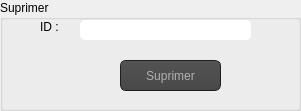
  <widget class="QGroupBox" name="groupBox">
   <property name="geometry">
    <rect>
     <x>40</x>
     <y>400</y>
     <width>301</width>
     <height>111</height>
    </rect>
   </property>
   <property name="title">
    <string>Suprimer</string>
   </property>
   <widget class="QLabel" name="label_7">
    <property name="geometry">
     <rect>
      <x>40</x>
      <y>20</y>
      <width>47</width>
      <height>14</height>
     </rect>
    </property>
    <property name="text">
     <string>ID :</string>
    </property>
   </widget>
   <widget class="QLineEdit" name="lineEdit_id_delete">
    <property name="geometry">
     <rect>
      <x>80</x>
      <y>20</y>
      <width>171</width>
      <height>20</height>
     </rect>
    </property>
    <property name="styleSheet">
     <string notr="true">QLineEdit{
    background-color: white;
    box-shadow: 2px 0.5px 5px 1px inset black;
    border-radius: 5px;
    width: 70%;
    padding-right: 10px;
    padding-left: 10px;
    text-align: left;
    color: #000;
    font-size:inherit;
    font-family: Arial, Helvetica, sans-serif;  
    font-weight:normal;
    font-variant:normal;
}
QLineEdit::hover{  color: black ;
background-color:orange;}
QLineEdit::focus{  color: black ;
background-color:white;}</string>
    </property>
   </widget>
   <widget class="QPushButton" name="pushButton_supprimer">
    <property name="geometry">
     <rect>
      <x>120</x>
      <y>60</y>
      <width>101</width>
      <height>31</height>
     </rect>
    </property>
    <property name="styleSheet">
     <string notr="true">QToolTip
{
     border: 1px solid black;
     background-color: #ffa02f;
     padding: 1px;
     border-radius: 3px;
     opacity: 100;
}

QWidget
{
    color: #b1b1b1;
    background-color: #323232;
}

QWidget:item:hover
{
    background-color: QLinearGradient( x1: 0, y1: 0, x2: 0, y2: 1, stop: 0 #ffa02f, stop: 1 #ca0619);
    color: #000000;
}

QWidget:item:selected
{
    background-color: QLinearGradient( x1: 0, y1: 0, x2: 0, y2: 1, stop: 0 #ffa02f, stop: 1 #d7801a);
}

QMenuBar::item
{
    background: transparent;
}

QMenuBar::item:selected
{
    background: transparent;
    border: 1px solid #ffaa00;
}

QMenuBar::item:pressed
{
    background: #444;
    border: 1px solid #000;
    background-color: QLinearGradient(
        x1:0, y1:0,
        x2:0, y2:1,
        stop:1 #212121,
        stop:0.4 #343434/*,
        stop:0.2 #343434,
        stop:0.1 #ffaa00*/
    );
    margin-bottom:-1px;
    padding-bottom:1px;
}

QMenu
{
    border: 1px solid #000;
}

QMenu::item
{
    padding: 2px 20px 2px 20px;
}

QMenu::item:selected
{
    color: #000000;
}

QWidget:disabled
{
    color: #404040;
    background-color: #323232;
}

QAbstractItemView
{
    background-color: QLinearGradient( x1: 0, y1: 0, x2: 0, y2: 1, stop: 0 #4d4d4d, stop: 0.1 #646464, stop: 1 #5d5d5d);
}

QWidget:focus
{
    /*border: 2px solid QLinearGradient( x1: 0, y1: 0, x2: 0, y2: 1, stop: 0 #ffa02f, stop: 1 #d7801a);*/
}

QLineEdit
{
    background-color: QLinearGradient( x1: 0, y1: 0, x2: 0, y2: 1, stop: 0 #4d4d4d, stop: 0 #646464, stop: 1 #5d5d5d);
    padding: 1px;
    border-style: solid;
    border: 1px solid #1e1e1e;
    border-radius: 5;
}

QPushButton
{
    color: #b1b1b1;
    background-color: QLinearGradient( x1: 0, y1: 0, x2: 0, y2: 1, stop: 0 #565656, stop: 0.1 #525252, stop: 0.5 #4e4e4e, stop: 0.9 #4a4a4a, stop: 1 #464646);
    border-width: 1px;
    border-color: #1e1e1e;
    border-style: solid;
    border-radius: 6;
    padding: 3px;
    font-size: 12px;
    padding-left: 5px;
    padding-right: 5px;
}

QPushButton:pressed
{
    background-color: QLinearGradient( x1: 0, y1: 0, x2: 0, y2: 1, stop: 0 #2d2d2d, stop: 0.1 #2b2b2b, stop: 0.5 #292929, stop: 0.9 #282828, stop: 1 #252525);
}

QComboBox
{
    selection-background-color: #ffaa00;
    background-color: QLinearGradient( x1: 0, y1: 0, x2: 0, y2: 1, stop: 0 #565656, stop: 0.1 #525252, stop: 0.5 #4e4e4e, stop: 0.9 #4a4a4a, stop: 1 #464646);
    border-style: solid;
    border: 1px solid #1e1e1e;
    border-radius: 5;
}

QComboBox:hover,QPushButton:hover
{
    border: 2px solid QLinearGradient( x1: 0, y1: 0, x2: 0, y2: 1, stop: 0 #ffa02f, stop: 1 #d7801a);
}


QComboBox:on
{
    padding-top: 3px;
    padding-left: 4px;
    background-color: QLinearGradient( x1: 0, y1: 0, x2: 0, y2: 1, stop: 0 #2d2d2d, stop: 0.1 #2b2b2b, stop: 0.5 #292929, stop: 0.9 #282828, stop: 1 #252525);
    selection-background-color: #ffaa00;
}

QComboBox QAbstractItemView
{
    border: 2px solid darkgray;
    selection-background-color: QLinearGradient( x1: 0, y1: 0, x2: 0, y2: 1, stop: 0 #ffa02f, stop: 1 #d7801a);
}

QComboBox::drop-down
{
     subcontrol-origin: padding;
     subcontrol-position: top right;
     width: 15px;

     border-left-width: 0px;
     border-left-color: darkgray;
     border-left-style: solid; /* just a single line */
     border-top-right-radius: 3px; /* same radius as the QComboBox */
     border-bottom-right-radius: 3px;
 }

QComboBox::down-arrow
{
     image: url(:/down_arrow.png);
}

QGroupBox:focus
{
border: 2px solid QLinearGradient( x1: 0, y1: 0, x2: 0, y2: 1, stop: 0 #ffa02f, stop: 1 #d7801a);
}

QTextEdit:focus
{
    border: 2px solid QLinearGradient( x1: 0, y1: 0, x2: 0, y2: 1, stop: 0 #ffa02f, stop: 1 #d7801a);
}

QScrollBar:horizontal {
     border: 1px solid #222222;
     background: QLinearGradient( x1: 0, y1: 0, x2: 0, y2: 1, stop: 0.0 #121212, stop: 0.2 #282828, stop: 1 #484848);
     height: 7px;
     margin: 0px 16px 0 16px;
}

QScrollBar::handle:horizontal
{
      background: QLinearGradient( x1: 0, y1: 0, x2: 1, y2: 0, stop: 0 #ffa02f, stop: 0.5 #d7801a, stop: 1 #ffa02f);
      min-height: 20px;
      border-radius: 2px;
}

QScrollBar::add-line:horizontal {
      border: 1px solid #1b1b19;
      border-radius: 2px;
      background: QLinearGradient( x1: 0, y1: 0, x2: 1, y2: 0, stop: 0 #ffa02f, stop: 1 #d7801a);
      width: 14px;
      subcontrol-position: right;
      subcontrol-origin: margin;
}

QScrollBar::sub-line:horizontal {
      border: 1px solid #1b1b19;
      border-radius: 2px;
      background: QLinearGradient( x1: 0, y1: 0, x2: 1, y2: 0, stop: 0 #ffa02f, stop: 1 #d7801a);
      width: 14px;
     subcontrol-position: left;
     subcontrol-origin: margin;
}

QScrollBar::right-arrow:horizontal, QScrollBar::left-arrow:horizontal
{
      border: 1px solid black;
      width: 1px;
      height: 1px;
      background: white;
}

QScrollBar::add-page:horizontal, QScrollBar::sub-page:horizontal
{
      background: none;
}

QScrollBar:vertical
{
      background: QLinearGradient( x1: 0, y1: 0, x2: 1, y2: 0, stop: 0.0 #121212, stop: 0.2 #282828, stop: 1 #484848);
      width: 7px;
      margin: 16px 0 16px 0;
      border: 1px solid #222222;
}

QScrollBar::handle:vertical
{
      background: QLinearGradient( x1: 0, y1: 0, x2: 0, y2: 1, stop: 0 #ffa02f, stop: 0.5 #d7801a, stop: 1 #ffa02f);
      min-height: 20px;
      border-radius: 2px;
}

QScrollBar::add-line:vertical
{
      border: 1px solid #1b1b19;
      border-radius: 2px;
      background: QLinearGradient( x1: 0, y1: 0, x2: 0, y2: 1, stop: 0 #ffa02f, stop: 1 #d7801a);
      height: 14px;
      subcontrol-position: bottom;
      subcontrol-origin: margin;
}

QScrollBar::sub-line:vertical
{
      border: 1px solid #1b1b19;
      border-radius: 2px;
      background: QLinearGradient( x1: 0, y1: 0, x2: 0, y2: 1, stop: 0 #d7801a, stop: 1 #ffa02f);
      height: 14px;
      subcontrol-position: top;
      subcontrol-origin: margin;
}

QScrollBar::up-arrow:vertical, QScrollBar::down-arrow:vertical
{
      border: 1px solid black;
      width: 1px;
      height: 1px;
      background: white;
}


QScrollBar::add-page:vertical, QScrollBar::sub-page:vertical
{
      background: none;
}

QTextEdit
{
    background-color: #242424;
}

QPlainTextEdit
{
    background-color: #242424;
}

QHeaderView::section
{
    background-color: QLinearGradient(x1:0, y1:0, x2:0, y2:1, stop:0 #616161, stop: 0.5 #505050, stop: 0.6 #434343, stop:1 #656565);
    color: white;
    padding-left: 4px;
    border: 1px solid #6c6c6c;
}

QCheckBox:disabled
{
color: #414141;
}

QDockWidget::title
{
    text-align: center;
    spacing: 3px; /* spacing between items in the tool bar */
    background-color: QLinearGradient(x1:0, y1:0, x2:0, y2:1, stop:0 #323232, stop: 0.5 #242424, stop:1 #323232);
}

QDockWidget::close-button, QDockWidget::float-button
{
    text-align: center;
    spacing: 1px; /* spacing between items in the tool bar */
    background-color: QLinearGradient(x1:0, y1:0, x2:0, y2:1, stop:0 #323232, stop: 0.5 #242424, stop:1 #323232);
}

QDockWidget::close-button:hover, QDockWidget::float-button:hover
{
    background: #242424;
}

QDockWidget::close-button:pressed, QDockWidget::float-button:pressed
{
    padding: 1px -1px -1px 1px;
}

QMainWindow::separator
{
    background-color: QLinearGradient(x1:0, y1:0, x2:0, y2:1, stop:0 #161616, stop: 0.5 #151515, stop: 0.6 #212121, stop:1 #343434);
    color: white;
    padding-left: 4px;
    border: 1px solid #4c4c4c;
    spacing: 3px; /* spacing between items in the tool bar */
}

QMainWindow::separator:hover
{

    background-color: QLinearGradient(x1:0, y1:0, x2:0, y2:1, stop:0 #d7801a, stop:0.5 #b56c17 stop:1 #ffa02f);
    color: white;
    padding-left: 4px;
    border: 1px solid #6c6c6c;
    spacing: 3px; /* spacing between items in the tool bar */
}

QToolBar::handle
{
     spacing: 3px; /* spacing between items in the tool bar */
     background: url(:/images/handle.png);
}

QMenu::separator
{
    height: 2px;
    background-color: QLinearGradient(x1:0, y1:0, x2:0, y2:1, stop:0 #161616, stop: 0.5 #151515, stop: 0.6 #212121, stop:1 #343434);
    color: white;
    padding-left: 4px;
    margin-left: 10px;
    margin-right: 5px;
}

QProgressBar
{
    border: 2px solid grey;
    border-radius: 5px;
    text-align: center;
}

QProgressBar::chunk
{
    background-color: #d7801a;
    width: 2.15px;
    margin: 0.5px;
}

QTabBar::tab {
    color: #b1b1b1;
    border: 1px solid #444;
    border-bottom-style: none;
    background-color: #323232;
    padding-left: 10px;
    padding-right: 10px;
    padding-top: 3px;
    padding-bottom: 2px;
    margin-right: -1px;
}

QTabWidget::pane {
    border: 1px solid #444;
    top: 1px;
}

QTabBar::tab:last
{
    margin-right: 0; /* the last selected tab has nothing to overlap with on the right */
    border-top-right-radius: 3px;
}

QTabBar::tab:first:!selected
{
 margin-left: 0px; /* the last selected tab has nothing to overlap with on the right */


    border-top-left-radius: 3px;
}

QTabBar::tab:!selected
{
    color: #b1b1b1;
    border-bottom-style: solid;
    margin-top: 3px;
    background-color: QLinearGradient(x1:0, y1:0, x2:0, y2:1, stop:1 #212121, stop:.4 #343434);
}

QTabBar::tab:selected
{
    border-top-left-radius: 3px;
    border-top-right-radius: 3px;
    margin-bottom: 0px;
}

QTabBar::tab:!selected:hover
{
    /*border-top: 2px solid #ffaa00;
    padding-bottom: 3px;*/
    border-top-left-radius: 3px;
    border-top-right-radius: 3px;
    background-color: QLinearGradient(x1:0, y1:0, x2:0, y2:1, stop:1 #212121, stop:0.4 #343434, stop:0.2 #343434, stop:0.1 #ffaa00);
}

QRadioButton::indicator:checked, QRadioButton::indicator:unchecked{
    color: #b1b1b1;
    background-color: #323232;
    border: 1px solid #b1b1b1;
    border-radius: 6px;
}

QRadioButton::indicator:checked
{
    background-color: qradialgradient(
        cx: 0.5, cy: 0.5,
        fx: 0.5, fy: 0.5,
        radius: 1.0,
        stop: 0.25 #ffaa00,
        stop: 0.3 #323232
    );
}

QCheckBox::indicator{
    color: #b1b1b1;
    background-color: #323232;
    border: 1px solid #b1b1b1;
    width: 9px;
    height: 9px;
}

QRadioButton::indicator
{
    border-radius: 6px;
}

QRadioButton::indicator:hover, QCheckBox::indicator:hover
{
    border: 1px solid #ffaa00;
}

QCheckBox::indicator:checked
{
    image:url(:/images/checkbox.png);
}

QCheckBox::indicator:disabled, QRadioButton::indicator:disabled
{
    border: 1px solid #444;
}</string>
    </property>
    <property name="text">
     <string>Suprimer</string>
    </property>
   </widget>
  </widget>
